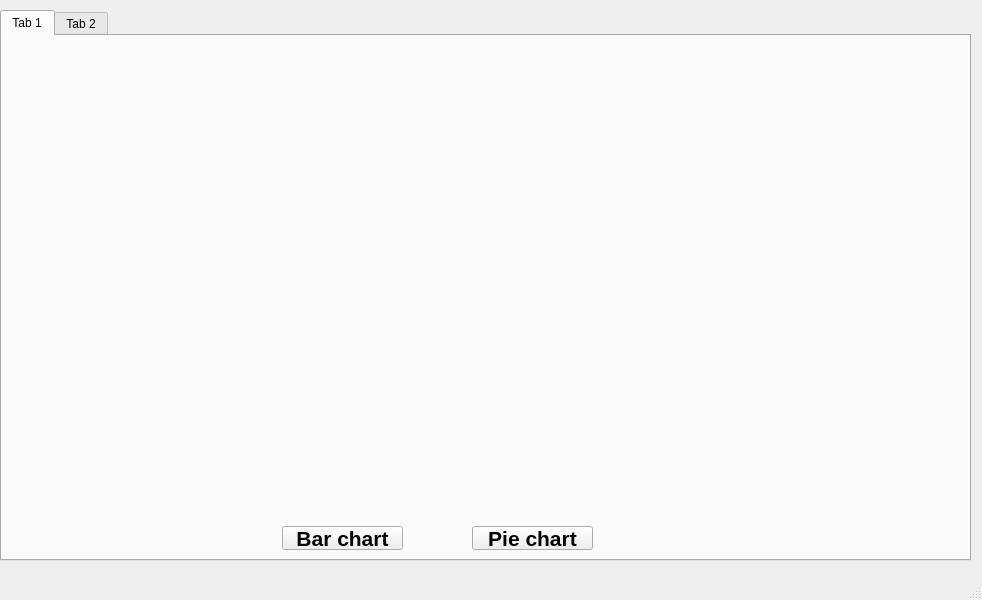
<?xml version="1.0" encoding="UTF-8"?>
<ui version="4.0">
 <class>MainWindow</class>
 <widget class="QMainWindow" name="MainWindow">
  <property name="geometry">
   <rect>
    <x>0</x>
    <y>0</y>
    <width>982</width>
    <height>600</height>
   </rect>
  </property>
  <property name="windowTitle">
   <string>Library Database</string>
  </property>
  <widget class="QWidget" name="centralwidget">
   <widget class="QTabWidget" name="tabWidget">
    <property name="geometry">
     <rect>
      <x>0</x>
      <y>10</y>
      <width>971</width>
      <height>551</height>
     </rect>
    </property>
    <property name="currentIndex">
     <number>0</number>
    </property>
    <widget class="QWidget" name="tab">
     <attribute name="title">
      <string>Tab 1</string>
     </attribute>
     <widget class="QWidget" name="widget" native="true">
      <property name="geometry">
       <rect>
        <x>0</x>
        <y>0</y>
        <width>961</width>
        <height>481</height>
       </rect>
      </property>
     </widget>
     <widget class="QPushButton" name="pushButton_4">
      <property name="geometry">
       <rect>
        <x>280</x>
        <y>490</y>
        <width>121</width>
        <height>24</height>
       </rect>
      </property>
      <property name="font">
       <font>
        <pointsize>16</pointsize>
        <bold>true</bold>
       </font>
      </property>
      <property name="text">
       <string>Bar chart</string>
      </property>
     </widget>
     <widget class="QPushButton" name="pushButton_6">
      <property name="geometry">
       <rect>
        <x>470</x>
        <y>490</y>
        <width>121</width>
        <height>24</height>
       </rect>
      </property>
      <property name="font">
       <font>
        <pointsize>16</pointsize>
        <bold>true</bold>
       </font>
      </property>
      <property name="text">
       <string>Pie chart</string>
      </property>
     </widget>
    </widget>
    <widget class="QWidget" name="tab_2">
     <attribute name="title">
      <string>Tab 2</string>
     </attribute>
     <widget class="QListWidget" name="listP">
      <property name="geometry">
       <rect>
        <x>10</x>
        <y>30</y>
        <width>171</width>
        <height>321</height>
       </rect>
      </property>
     </widget>
     <widget class="QLabel" name="label">
      <property name="geometry">
       <rect>
        <x>50</x>
        <y>0</y>
        <width>91</width>
        <height>31</height>
       </rect>
      </property>
      <property name="font">
       <font>
        <pointsize>16</pointsize>
        <bold>true</bold>
       </font>
      </property>
      <property name="text">
       <string>Patrons</string>
      </property>
     </widget>
     <widget class="QLabel" name="label_2">
      <property name="geometry">
       <rect>
        <x>280</x>
        <y>0</y>
        <width>131</width>
        <height>31</height>
       </rect>
      </property>
      <property name="font">
       <font>
        <pointsize>16</pointsize>
        <bold>true</bold>
       </font>
      </property>
      <property name="text">
       <string>Book Copies</string>
      </property>
     </widget>
     <widget class="QListWidget" name="listB">
      <property name="geometry">
       <rect>
        <x>200</x>
        <y>30</y>
        <width>281</width>
        <height>321</height>
       </rect>
      </property>
     </widget>
     <widget class="QPushButton" name="pushButton">
      <property name="geometry">
       <rect>
        <x>50</x>
        <y>360</y>
        <width>80</width>
        <height>24</height>
       </rect>
      </property>
      <property name="font">
       <font>
        <pointsize>16</pointsize>
        <bold>true</bold>
       </font>
      </property>
      <property name="text">
       <string>Debt</string>
      </property>
     </widget>
     <widget class="QLabel" name="label_3">
      <property name="geometry">
       <rect>
        <x>700</x>
        <y>0</y>
        <width>61</width>
        <height>31</height>
       </rect>
      </property>
      <property name="font">
       <font>
        <pointsize>16</pointsize>
        <bold>true</bold>
       </font>
      </property>
      <property name="text">
       <string>Issues</string>
      </property>
     </widget>
     <widget class="QListWidget" name="listI">
      <property name="geometry">
       <rect>
        <x>490</x>
        <y>30</y>
        <width>471</width>
        <height>321</height>
       </rect>
      </property>
     </widget>
     <widget class="QPushButton" name="pushButton_2">
      <property name="geometry">
       <rect>
        <x>490</x>
        <y>360</y>
        <width>80</width>
        <height>24</height>
       </rect>
      </property>
      <property name="font">
       <font>
        <pointsize>16</pointsize>
        <bold>true</bold>
       </font>
      </property>
      <property name="text">
       <string>Add</string>
      </property>
     </widget>
     <widget class="QPushButton" name="pushButton_5">
      <property name="geometry">
       <rect>
        <x>880</x>
        <y>360</y>
        <width>80</width>
        <height>24</height>
       </rect>
      </property>
      <property name="font">
       <font>
        <pointsize>16</pointsize>
        <bold>true</bold>
       </font>
      </property>
      <property name="text">
       <string>Delete</string>
      </property>
     </widget>
     <widget class="QGroupBox" name="groupBox">
      <property name="geometry">
       <rect>
        <x>0</x>
        <y>390</y>
        <width>251</width>
        <height>131</height>
       </rect>
      </property>
      <property name="font">
       <font>
        <pointsize>12</pointsize>
        <bold>true</bold>
       </font>
      </property>
      <property name="title">
       <string>User Add</string>
      </property>
      <widget class="QLineEdit" name="lineEdit">
       <property name="geometry">
        <rect>
         <x>0</x>
         <y>30</y>
         <width>241</width>
         <height>24</height>
        </rect>
       </property>
      </widget>
      <widget class="QLineEdit" name="lineEdit_2">
       <property name="geometry">
        <rect>
         <x>0</x>
         <y>60</y>
         <width>241</width>
         <height>24</height>
        </rect>
       </property>
      </widget>
      <widget class="QLineEdit" name="lineEdit_3">
       <property name="geometry">
        <rect>
         <x>0</x>
         <y>90</y>
         <width>241</width>
         <height>24</height>
        </rect>
       </property>
      </widget>
     </widget>
     <widget class="QLabel" name="label_4">
      <property name="geometry">
       <rect>
        <x>260</x>
        <y>420</y>
        <width>71</width>
        <height>16</height>
       </rect>
      </property>
      <property name="font">
       <font>
        <pointsize>14</pointsize>
        <bold>true</bold>
       </font>
      </property>
      <property name="text">
       <string>Phone</string>
      </property>
     </widget>
     <widget class="QLabel" name="label_5">
      <property name="geometry">
       <rect>
        <x>260</x>
        <y>450</y>
        <width>81</width>
        <height>16</height>
       </rect>
      </property>
      <property name="font">
       <font>
        <pointsize>14</pointsize>
        <bold>true</bold>
       </font>
      </property>
      <property name="text">
       <string>Surname</string>
      </property>
     </widget>
     <widget class="QLabel" name="label_6">
      <property name="geometry">
       <rect>
        <x>260</x>
        <y>480</y>
        <width>81</width>
        <height>16</height>
       </rect>
      </property>
      <property name="font">
       <font>
        <pointsize>14</pointsize>
        <bold>true</bold>
       </font>
      </property>
      <property name="text">
       <string>Adress</string>
      </property>
     </widget>
     <widget class="QPushButton" name="pushButton_3">
      <property name="geometry">
       <rect>
        <x>370</x>
        <y>420</y>
        <width>80</width>
        <height>91</height>
       </rect>
      </property>
      <property name="font">
       <font>
        <pointsize>16</pointsize>
        <bold>true</bold>
       </font>
      </property>
      <property name="text">
       <string>Insert</string>
      </property>
     </widget>
    </widget>
   </widget>
  </widget>
  <widget class="QMenuBar" name="menubar">
   <property name="geometry">
    <rect>
     <x>0</x>
     <y>0</y>
     <width>982</width>
     <height>21</height>
    </rect>
   </property>
  </widget>
  <widget class="QStatusBar" name="statusbar"/>
 </widget>
 <resources/>
 <connections/>
</ui>
